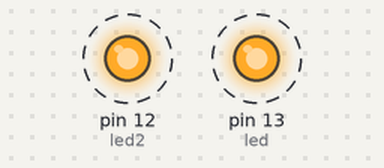
Bench run of a sketch on a simulated Arduino Uno, built with avr-gcc and run on an emulated ATmega328P. Shown: output pins drawn as LEDs (lit = HIGH). Dashed ring = blinking.

Above: at 0.2 s.
Timing chart, 0 to 3.0 s (numbered marks = the images above):
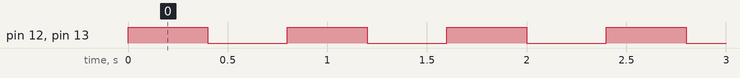

The sketch:

ParpadeoLed.ino
```cpp
/***************************************************Capitulo 1 -  Blinks **********************************************************
*                                                                                                                                 *
*     En este primer capitulo aprenderemos a hacer el Hola mundo de la programacion de Arduino que es encender y apagar           *
*  un led. Pero en este caso utilizaremos 2 leds                                                                                  *
*                                                                                                                                 *
*  Para lograr esto necesitaremos:                                                                                                *
*                                                                                                                                 *
*  -Placa arduino Uno                                                                                                             *
*  -2 LED                                                                                                                         *
*  -2 Resistencias de 510 ohm (Si no tienen de 510 pueden variar el valor entre 100 ohm a 2.2 K omh)                              *
*  -Protoboard                                                                                                                    *
*                                                                                                                                 *
*                                                                                                                                 *
*                                                                                                                                 *
*                                                                                                              Facebook: ESociety *
*                                                                                                              GitHub: eSociety97 *
*                                                                                                                                 *
*                                                         #NuncaDejenDeCrear                                                      *
***********************************************************************************************************************************/

int led = 13; // Declaramos nuestra variable que usaremos para nuestro primer led
int led2 = 12;// Declaramos nuestra variable que usaremos para nuestro segundo led

void setup(){
  pinMode(led,OUTPUT); //Declaramos como pin de salida la variable led
  pinMode(led2,OUTPUT); //Declaramos como pin de salida la variable led2
  }
void loop(){
  digitalWrite(led,HIGH); //Escribimos un valor alto en la salida digital led
  digitalWrite(led2,HIGH); //Escribimos un valor alto en la salida digital led
  delay(400);  //Damos una pausa por 400 milisegundos
  digitalWrite(led,LOW); //Escribimos un valor bajo en la salida digital led
  digitalWrite(led2,LOW); //Escribimos un valor bajo en la salida digital led
  delay(400); //Damos una pausa por 400 milisegundos
}
```

Measured:
- by itself, pin 12 (led2), pin 13 (led): alternates HIGH for 0.40 s and LOW for 0.40 s
